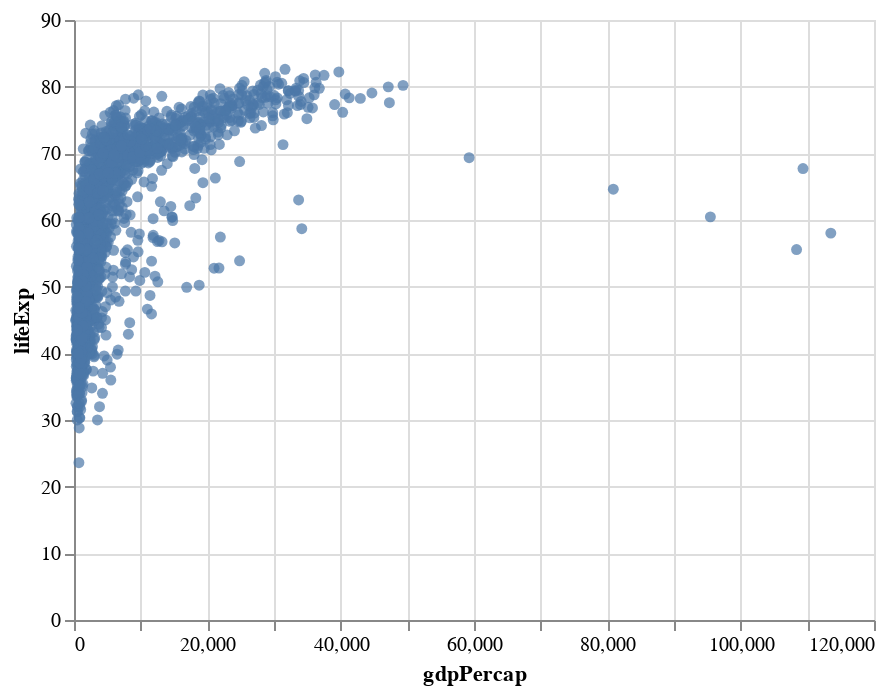

Notebook cell for this chart:
### Code cell
from gapminder import gapminder 
import altair as alt 

chart = alt.Chart(gapminder).mark_circle().encode(
    x = alt.X("gdpPercap:Q", scale = alt.Scale(type = "linear")), 
    y = alt.Y("lifeExp:Q"), 
) 
# configure_axis(
#     labelFontSize=24,
#     titleFontSize=24
# ).configure_title(fontSize = 32) 

chart.save("chart.png") 
chart

### Figure 1 — Vega-Lite specification as saved in the notebook (floating-point values rounded to 4 significant figures; data arrays with more than 128 entries replaced by an {"elided": "..."} marker saying what was removed)
{"config": {"view": {"continuousWidth": 400, "continuousHeight": 300}}, "data": {"name": "data-443edd3e31ec0c06531a48544a8afb17"}, "mark": "circle", "encoding": {"x": {"type": "quantitative", "field": "gdpPercap", "scale": {"type": "linear"}}, "y": {"type": "quantitative", "field": "lifeExp"}}, "$schema": "https://vega.github.io/schema/vega-lite/v4.8.1.json", "datasets": {"data-443edd3e31ec0c06531a48544a8afb17": {"elided": "1704 records"}}}
